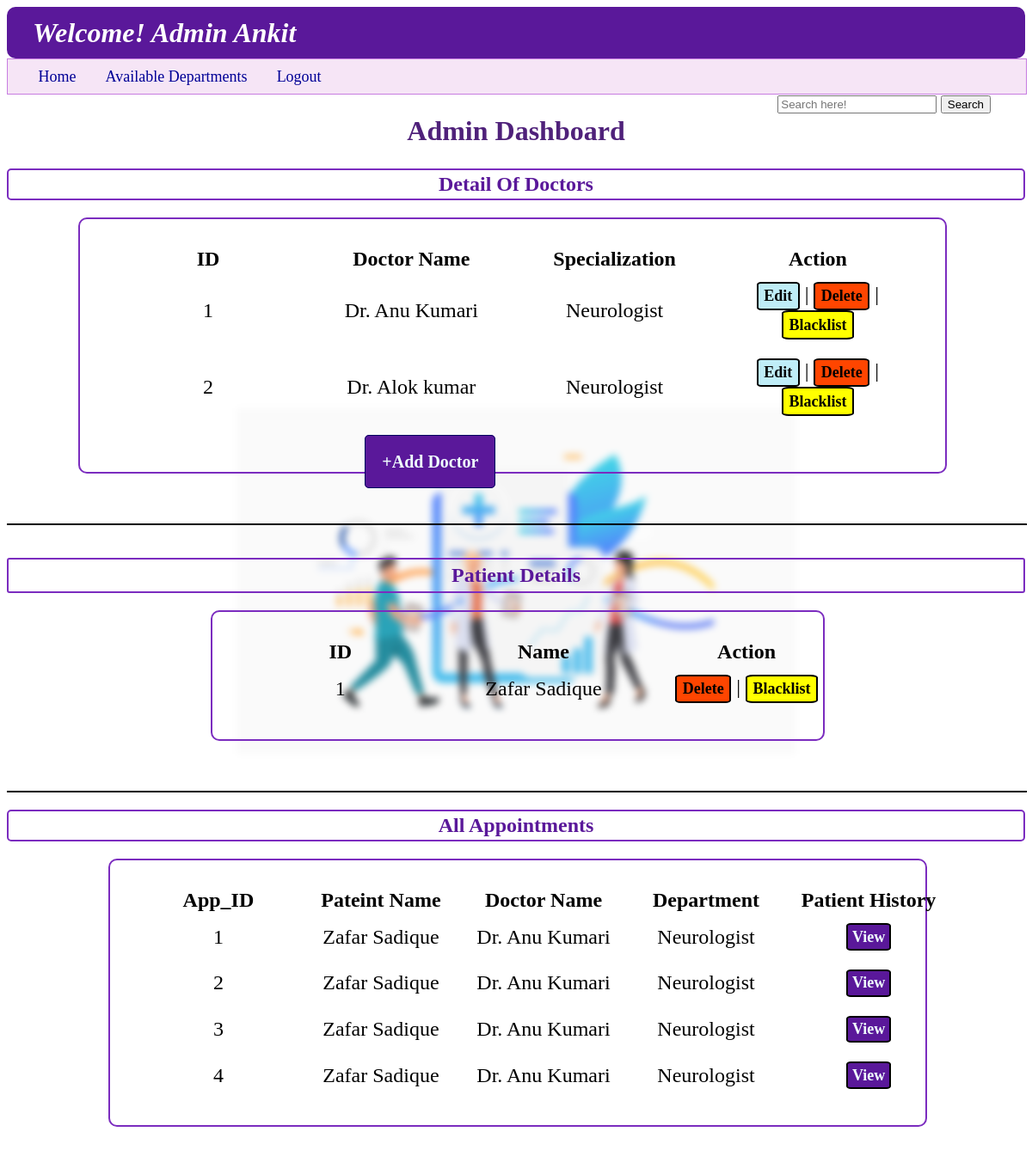
The page /admin/Admin Ankit on the database its author committed.
### backend/models.py (models this page shows)
class Doctor_Info(db.Model):
    __tablename__ = "doctor_info"
    id=db.Column(db.Integer,primary_key=True)
    full_name=db.Column(db.String,nullable=False)
    email=db.Column(db.String,unique=True,nullable=False)
    password=db.Column(db.String,nullable=False)
    dept_id=db.Column(db.String,db.ForeignKey("department.id"),nullable=False)
    experience=db.Column(db.Integer,nullable=False)
    bio=db.Column(db.String,nullable=False)
    is_blacklist=db.Column(db.Integer,default=0)
    appointments=db.relationship("Appointments",cascade="all,delete",backref="doctor_info",lazy=True)
    availability=db.relationship("Availability",cascade="all,delete",backref="doctor_info",lazy=True)

class Department(db.Model):
    __tablename__ = "department"
    id=db.Column(db.String,primary_key=True,nullable=False)
    specialization=db.Column(db.String,nullable=False)
    description=db.Column(db.String,nullable=False)
    doctor=db.relationship("Doctor_Info",cascade="all,delete",backref="department",lazy=True)

class User_Info(db.Model):
    __tablename__ = "user_info"
    id=db.Column(db.Integer,primary_key=True,autoincrement=True)
    full_name=db.Column(db.String,nullable=False)
    email=db.Column(db.String,unique=True,nullable=False)
    password=db.Column(db.String,nullable=False)
    role=db.Column(db.Integer,default=1)
    is_blacklist=db.Column(db.Integer,default=0)
    appointments=db.relationship("Appointments",cascade="all,delete",backref="user_info",lazy=True)

class Appointments(db.Model):
    __tablename__ = "appointments"
    id=db.Column(db.Integer,primary_key=True)
    user_id=db.Column(db.Integer,db.ForeignKey("user_info.id"),nullable=False)
    doctor_id=db.Column(db.Integer,db.ForeignKey("doctor_info.id"),nullable=False)
    date=db.Column(db.Date,nullable=False)
    time_slot=db.Column(db.String,nullable=False)
    visit_type=db.Column(db.String,nullable=True)
    status=db.Column (db.String,nullable=False,default="Incomplete")
    diagnosis=db.Column(db.String,nullable=True)
    prescription=db.Column(db.String,nullable=True)
    test_done=db.Column(db.String,nullable=True)
    medicines=db.Column(db.String,nullable=True)

### backend/controllers.py (the view)
@app.route("/admin/<name>")
def admin_dashboard(name):
    doctor_list=all_doctor()
    patient_list=all_user()
    appoin=all_appointments()
    return render_template("admin_dashboard.html",usern=name,doctor_list=doctor_list,patient_list=patient_list,appointments_list=appoin,pop_up="")

### backend/controllers.py (called while the page is built)
def all_doctor():
    doctor=Doctor_Info.query.all()
    return doctor

def all_user():
    patient=User_Info.query.filter(User_Info.role==1).all()
    return patient

def all_appointments():
    appointments=Appointments.query.all()
    return appointments

### templates/admin_dashboard.html (shortened to what this page needs)
{%extends "admin_layout.html"%}
{%block content%}
            <span class="nav_a" style="position: absolute; right: 10px;">
                <form action="/admin_search_bar/{{usern}}" method="POST">
                    <input type="text" id="search_by_name" name="search_by_name" placeholder="Search here!">
                    <button type="submit">Search</button>
                </form>
            </span>
    <h1 style="text-align: center; font-weight: bold; padding: 3px; color: rgba(60,9,108,0.9);">Admin Dashboard</h1>
    <h2 style="text-align: center; font-weight: bold; border: 2px solid rgb(123,44,191);padding: 3px; color: rgb(90,24,154); border-radius: 5px; ">Detail Of Doctors</h2>
    <div class="login_panel" style="width: 80%; margin-left: 7%; border: 2px solid rgb(123,44,191); padding-right: 5%;">
        {%if doctor_list%}
        <table class="table_user_dashboard">
            <thead style="margin: 10px;">
                <th>ID</th>
                <th>Doctor Name</th>
                <th>Specialization</th>
                <th>Action</th>
            </thead>
            <tbody>
                {%for doctor in doctor_list%}
                <tr>
                    <td>{{doctor.id}}</td>
                    <td>{{doctor.full_name}}</td>
                    <td>{{doctor.department.specialization}}</td>
                    <td><a href="/admin_doc_update/{{doctor.id}}"  class="color_button">Edit</a>  |  <a href="/delete_person/{{doctor.id}}/{{'doctor'}}" class="color_button" style="background-color: orangered;">Delete</a>  |  {%if doctor.is_blacklist==1%}<a href="/unblock_p/{{doctor.id}}/{{'doctor'}} " class="color_button" style="background-color: yellow;">Unblock</a>{%else%}<a href="/block_p/{{doctor.id}}/{{'doctor'}}" class="color_button" style="background-color: yellow;">Blacklist</a>{%endif%}</td>
                </tr>
                {%endfor%}
            </tbody>
        </table>
        {%else%}
        <h3>---No doctor are added---</h3>
        {%endif%}
        <a href="{{ url_for('admin_add_doctor') }}" class="Centre_button" type="button" style="background-color: rgb(90,24,154); color: azure;">+Add Doctor</a>
    </div>
    <br>
    <hr style="border: 1px solid black; width: 100%; margin: 0px;">
    <br>
    <h2 style="text-align: center; font-weight: bold; border: 2px solid rgb(123,44,191); color: rgb(90,24,154); border-radius: 3px; padding: 5px; ">Patient Details</h2>
    <div class="login_panel" style="width: 60%; margin-left: 20%; border: 2px solid rgb(123,44,191)">
        {%if patient_list%}
        <table class="table_user_dashboard">
            <thead style="margin: 10px;">
                <th>ID</th>
                <th>Name</th>
                <th>Action</th>
            </thead>
            <tbody>
                {%for user in patient_list%}
                <tr>
                    <td>{{user.id}}</td>
                    <td>{{user.full_name}}</td>
                    <td><a href="/delete_person/{{user.id}}/{{'user'}}" class="color_button" style="background-color: orangered;">Delete</a>  |  {%if user.is_blacklist==1%}<a href="/unblock_p/{{user.id}}/{{'user'}}" class="color_button" style="background-color: yellow;">Unblock</a>{%else%}<a href="/block_p/{{user.id}}/{{'user'}}" class="color_button" style="background-color: yellow;">Blacklist</a>{%endif%}</td>
                </tr>
                {%endfor%}
            </tbody>
        </table>
        {%else%}
        <h3>---No Patient are available---</h3>
        {%endif%}
    </div>
    <br>
    <hr style="border: 1px solid black; width: 100%; margin: 0px;">
    <h2 style="text-align: center; font-weight: bold; border: 2px solid rgb(123,44,191);padding: 3px; color: rgb(90,24,154); border-radius: 5px; ">All Appointments</h2>
    <div class="login_panel" style="width: 80%; margin-left: 10%; border: 2px solid rgb(123,44,191)">
        {%if appointments_list%}
        <table class="table_user_dashboard">
            <thead style="margin: 10px;">
                <th>App_ID</th>
                <th>Pateint Name</th>
                <th>Doctor Name</th>
                <th>Department</th>
                <th>Patient History</th>
            </thead>
            <tbody>
                {%for appointment in appointments_list%}
                <tr>
                    <td>{{appointment.id}}</td>
                    <td>{{appointment.user_info.full_name}}</td>
                    <td>{{appointment.doctor_info.full_name}}</td>
                    <td>{{appointment.doctor_info.department.specialization}}</td>
                    <td><a href="{{ url_for('admin_user_hist', u_id=appointment.user_id, d_id=appointment.doctor_id) }}" type="button" class="color_button" style="background-color: rgb(90,24,154); color: azure;">View</a></td>
                </tr>
                {%endfor%}
            </tbody>
        </table>
        {%else%}
        <h3>No Appointments are Available</h3>
        {%endif%}
    </div>
{%endblock%}

### static/style.css (style rules this page uses)
body { background-image: url("https://static.vecteezy.com/system/resources/thumbnails/002/072/163/small_2x/doctor-injecting-coronavirus-vaccine-to-a-patient-concept-free-vector.jpg"); background-repeat: no-repeat; background-size: 650px 650px; background-position: center; background-attachment: fixed; filter: saturate(1.0); z-index: -4; backdrop-filter: blur(4px); }
.login_panel { height: auto; width: 60%; margin: 10px 20% 40px 20%; border: 2px double rgb(0, 180, 216); border-radius: 10px; }
.Centre_button { margin: 0% 0% 5% 35% ; border: 1px solid rgb(3, 4, 94); border-radius: 5px; padding: 2%; width: auto; font-size: 20px; font-weight: bold; color: rgb(3, 4, 94); background-color: rgb(202,240,248); }
.nav_a { color: rgb(0,0,150); font-size: large; margin-right: 30px; text-decoration: none; }
.table_user_dashboard { align-content: center; margin: 30px; font-size: x-large; }
table { width: 100%; table-layout: fixed; }
td { text-align: center; padding: 10px; }
a { text-decoration: none; }
.color_button { text-decoration: none; color:black; background-color: rgb(191, 237, 247); border-radius: 10%; border: 2px double black; padding: 2% 3% 2% 3%; font-weight: bold; font-size: 18px; display: inline-block; }

### rows shown on the page
Doctor_Info: id "1", full_name "Dr. Anu Kumari", department.specialization "Neurologist"
Doctor_Info: id "2", full_name "Dr. Alok kumar", department.specialization "Neurologist"
User_Info: id "1", full_name "Zafar Sadique"
Appointments: id "1", user_info.full_name "Zafar Sadique", doctor_info.full_name "Dr. Anu Kumari", doctor_info.department.specialization "Neurologist"
Appointments: id "2", user_info.full_name "Zafar Sadique", doctor_info.full_name "Dr. Anu Kumari", doctor_info.department.specialization "Neurologist"
Appointments: id "3", user_info.full_name "Zafar Sadique", doctor_info.full_name "Dr. Anu Kumari", doctor_info.department.specialization "Neurologist"
Appointments: id "4", user_info.full_name "Zafar Sadique", doctor_info.full_name "Dr. Anu Kumari", doctor_info.department.specialization "Neurologist"

### other values the page prints
{{ usern }} "Admin Ankit"
